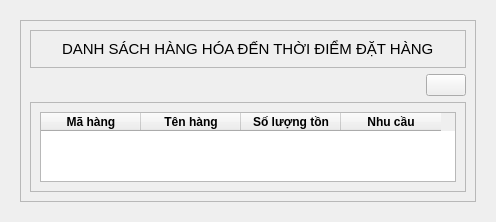
               <widget class="QWidget" name="page_28">
                <layout class="QHBoxLayout" name="horizontalLayout_57">
                 <item>
                  <widget class="QWidget" name="widget_29" native="true">
                   <layout class="QVBoxLayout" name="verticalLayout_80">
                    <item>
                     <widget class="QFrame" name="frame_75">
                      <property name="styleSheet">
                       <string notr="true"/>
                      </property>
                      <property name="frameShape">
                       <enum>QFrame::StyledPanel</enum>
                      </property>
                      <property name="frameShadow">
                       <enum>QFrame::Raised</enum>
                      </property>
                      <layout class="QVBoxLayout" name="verticalLayout_81">
                       <item>
                        <widget class="QFrame" name="frame_74">
                         <property name="frameShape">
                          <enum>QFrame::StyledPanel</enum>
                         </property>
                         <property name="frameShadow">
                          <enum>QFrame::Raised</enum>
                         </property>
                         <layout class="QVBoxLayout" name="verticalLayout_90">
                          <item alignment="Qt::AlignHCenter">
                           <widget class="QLabel" name="label_19">
                            <property name="font">
                             <font>
                              <family>MS Shell Dlg 2</family>
                              <pointsize>11</pointsize>
                              <weight>50</weight>
                              <italic>false</italic>
                              <bold>false</bold>
                             </font>
                            </property>
                            <property name="text">
                             <string>DANH SÁCH HÀNG HÓA ĐẾN THỜI ĐIỂM ĐẶT HÀNG</string>
                            </property>
                           </widget>
                          </item>
                         </layout>
                        </widget>
                       </item>
                       <item alignment="Qt::AlignRight">
                        <widget class="QPushButton" name="xuateoq">
                         <property name="text">
                          <string/>
                         </property>
                         <property name="icon">
                          <iconset resource="resources.qrc">
                           <normaloff>:/icons/icons/printer.svg</normaloff>:/icons/icons/printer.svg</iconset>
                         </property>
                         <property name="iconSize">
                          <size>
                           <width>24</width>
                           <height>24</height>
                          </size>
                         </property>
                        </widget>
                       </item>
                       <item alignment="Qt::AlignHCenter">
                        <widget class="QFrame" name="frame_76">
                         <property name="frameShape">
                          <enum>QFrame::StyledPanel</enum>
                         </property>
                         <property name="frameShadow">
                          <enum>QFrame::Raised</enum>
                         </property>
                         <layout class="QHBoxLayout" name="horizontalLayout_64">
                          <item>
                           <widget class="QTableWidget" name="dsHHCanMua">
                            <property name="minimumSize">
                             <size>
                              <width>0</width>
                              <height>0</height>
                             </size>
                            </property>
                            <property name="sizeAdjustPolicy">
                             <enum>QAbstractScrollArea::AdjustToContents</enum>
                            </property>
                            <property name="sortingEnabled">
                             <bool>true</bool>
                            </property>
                            <property name="wordWrap">
                             <bool>true</bool>
                            </property>
                            <column>
                             <property name="text">
                              <string>Mã hàng</string>
                             </property>
                             <property name="font">
                              <font>
                               <weight>75</weight>
                               <bold>true</bold>
                              </font>
                             </property>
                             <property name="background">
                              <color>
                               <red>255</red>
                               <green>255</green>
                               <blue>255</blue>
                              </color>
                             </property>
                            </column>
                            <column>
                             <property name="text">
                              <string>Tên hàng</string>
                             </property>
                             <property name="font">
                              <font>
                               <weight>75</weight>
                               <bold>true</bold>
                              </font>
                             </property>
                            </column>
                            <column>
                             <property name="text">
                              <string>Số lượng tồn</string>
                             </property>
                             <property name="font">
                              <font>
                               <weight>75</weight>
                               <bold>true</bold>
                              </font>
                             </property>
                            </column>
                            <column>
                             <property name="text">
                              <string>Nhu cầu</string>
                             </property>
                             <property name="font">
                              <font>
                               <weight>75</weight>
                               <bold>true</bold>
                              </font>
                             </property>
                            </column>
                           </widget>
                          </item>
                         </layout>
                        </widget>
                       </item>
                      </layout>
                     </widget>
                    </item>
                   </layout>
                  </widget>
                 </item>
                </layout>
               </widget>
